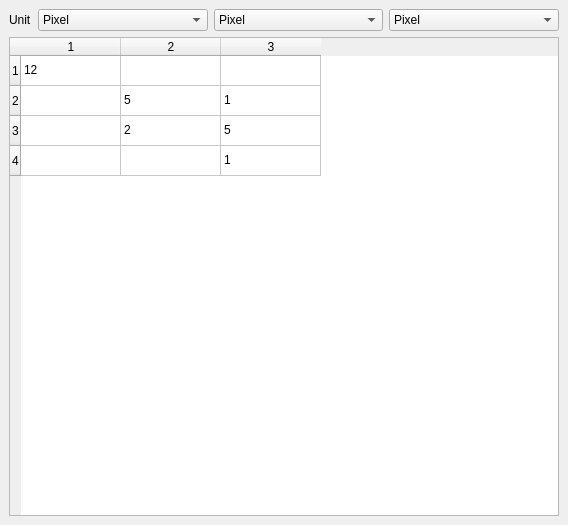
<?xml version="1.0" encoding="UTF-8"?>
<ui version="4.0">
 <class>MainWindow</class>
 <widget class="QMainWindow" name="MainWindow">
  <property name="geometry">
   <rect>
    <x>0</x>
    <y>0</y>
    <width>568</width>
    <height>525</height>
   </rect>
  </property>
  <property name="windowTitle">
   <string>Classification Statistics</string>
  </property>
  <widget class="QWidget" name="centralwidget">
   <layout class="QVBoxLayout" name="verticalLayout" stretch="0,0">
    <item>
     <layout class="QHBoxLayout" name="horizontalLayout" stretch="0,1,1,1">
      <property name="topMargin">
       <number>0</number>
      </property>
      <item>
       <widget class="QLabel" name="label">
        <property name="text">
         <string>Unit</string>
        </property>
       </widget>
      </item>
      <item>
       <widget class="QComboBox" name="mUnitUnknown">
        <item>
         <property name="text">
          <string>Pixel</string>
         </property>
        </item>
        <item>
         <property name="text">
          <string>Percentage</string>
         </property>
        </item>
       </widget>
      </item>
      <item>
       <widget class="QComboBox" name="mUnitStandard">
        <item>
         <property name="text">
          <string>Pixel</string>
         </property>
        </item>
        <item>
         <property name="text">
          <string>Percentage</string>
         </property>
        </item>
        <item>
         <property name="text">
          <string>Square Meters</string>
         </property>
        </item>
        <item>
         <property name="text">
          <string>Hectares</string>
         </property>
        </item>
        <item>
         <property name="text">
          <string>Square Kilometers</string>
         </property>
        </item>
        <item>
         <property name="text">
          <string>Square Feet</string>
         </property>
        </item>
        <item>
         <property name="text">
          <string>Square Yards</string>
         </property>
        </item>
        <item>
         <property name="text">
          <string>Acres</string>
         </property>
        </item>
        <item>
         <property name="text">
          <string>Square Miles</string>
         </property>
        </item>
       </widget>
      </item>
      <item>
       <widget class="QComboBox" name="mUnitGeographic">
        <item>
         <property name="text">
          <string>Pixel</string>
         </property>
        </item>
        <item>
         <property name="text">
          <string>Percentage</string>
         </property>
        </item>
        <item>
         <property name="text">
          <string>Square Degrees </string>
         </property>
        </item>
       </widget>
      </item>
     </layout>
    </item>
    <item>
     <widget class="QTableWidget" name="mTable">
      <row>
       <property name="text">
        <string>1</string>
       </property>
      </row>
      <row>
       <property name="text">
        <string>2</string>
       </property>
      </row>
      <row>
       <property name="text">
        <string>3</string>
       </property>
      </row>
      <row>
       <property name="text">
        <string>4</string>
       </property>
      </row>
      <column>
       <property name="text">
        <string>1</string>
       </property>
      </column>
      <column>
       <property name="text">
        <string>2</string>
       </property>
      </column>
      <column>
       <property name="text">
        <string>3</string>
       </property>
      </column>
      <item row="0" column="0">
       <property name="text">
        <string>12</string>
       </property>
      </item>
      <item row="1" column="1">
       <property name="text">
        <string>5</string>
       </property>
      </item>
      <item row="1" column="2">
       <property name="text">
        <string>1</string>
       </property>
      </item>
      <item row="2" column="1">
       <property name="text">
        <string>2</string>
       </property>
      </item>
      <item row="2" column="2">
       <property name="text">
        <string>5</string>
       </property>
      </item>
      <item row="3" column="2">
       <property name="text">
        <string>1</string>
       </property>
      </item>
     </widget>
    </item>
   </layout>
  </widget>
 </widget>
 <resources/>
 <connections/>
</ui>
